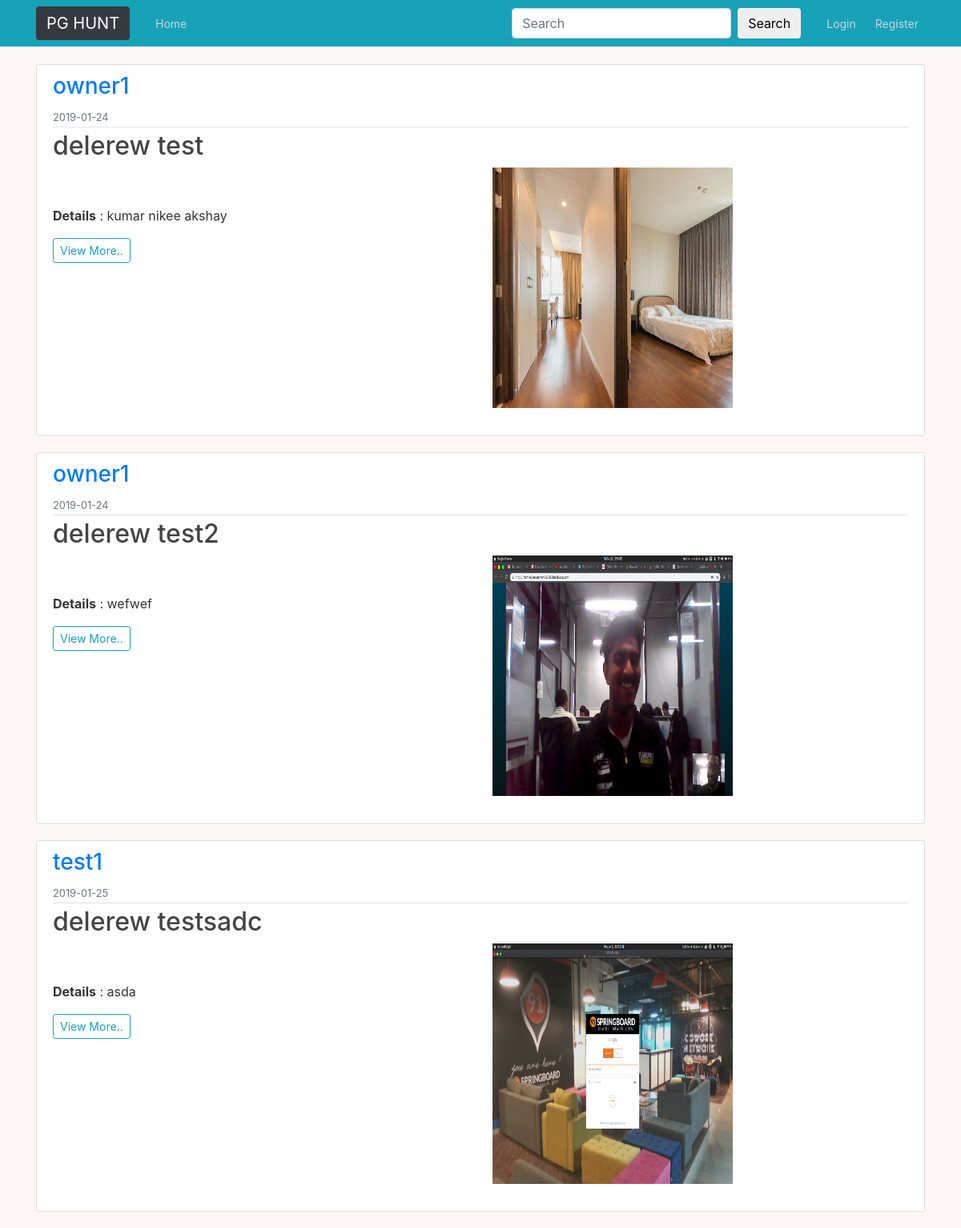
The page /home on the database its author committed.
### pghunt/models.py (models this page shows, shortened)
class SearchableMixin(object):
    @classmethod
    def search(cls, expression, page, per_page):
        ids, total = query_index(cls.__tablename__, expression, page, per_page, cls.__searchable__)
        if total == 0:
            return cls.query.filter_by(id=0), 0
        when = []
        for i in range(len(ids)):
            when.append((ids[i], i))
        return cls.query.filter(cls.id.in_(ids)).order_by(
            db.case(when, value=cls.id)), total

class Post(SearchableMixin, db.Model):
    __searchable__ = ['details', 'title', 'address']
    id = db.Column(db.Integer, primary_key=True)
    title = db.Column(db.String(100), nullable=False)
    created_at = db.Column(db.DateTime, nullable=False, default=datetime.utcnow)
    details = db.Column(db.Text, nullable=False)
    price = db.Column(db.Integer, nullable=False)
    contact = db.Column(db.Integer, nullable=False)
    address = db.Column(db.Text, nullable=False)
    pg_pic = db.Column(db.String(20), nullable=False, default='default-paying-guest-accommodations-0.jpg')
    user_id = db.Column(db.Integer, db.ForeignKey('user.id', ondelete='CASCADE'), nullable=False)

class User(db.Model, UserMixin):
    id = db.Column(db.Integer, primary_key=True)
    username = db.Column(db.String(20), unique=True, nullable=False)
    email = db.Column(db.String(120), unique=True, nullable=False)
    image_file = db.Column(db.String(20), nullable=False, default='user.png')
    password = db.Column(db.String(60), nullable=False)
    account_type = db.Column(db.String(20), nullable=False)
    posts = db.relationship('Post', backref='owner', passive_deletes=True, lazy=True)

### pghunt/routes.py (the view)
@app.route("/")
@app.route("/home")
def home():
    posts = Post.query.all()
    return render_template('home.html', posts=posts)

### pghunt/templates/home.html
{% extends "layout.html" %}
{% block content %}
    {% for post in posts %}
    <article class="media content-section">
              <div class="media-body">
              <div class="article-metadata">
                <h3 class="text-primary mr-2">{{ post.owner.username }}</h3>
                <small class="text-muted">{{ post.created_at.strftime('%Y-%m-%d') }}</small>
              </div>
              <h2 class="article-title" >{{ post.title }}</h2>
              <div class="row">
                  <div class="col-md-6 mt-5">
                      <p class="article-content"><strong>Details</strong> : {{ post.details }}</p>
                      <a class="btn btn-sm btn-outline-info" href="{{ url_for('posts', post_id=post.id) }}">View More..</a>
                  </div>
                  <div class="col-md-6">
                      <img class="mb-4 mr-4" style="height: 300px; width: 300px;" src="{{ url_for('static', filename='pg_pics/' + post.pg_pic) }}">
                  </div>
              </div>
            </div>
    </article>
    {% endfor %}
{% endblock content %}

### pghunt/templates/layout.html (shortened to what this page needs)
<!DOCTYPE html>
<html lang="en">
<head>
    <link rel="stylesheet" href="https://stackpath.bootstrapcdn.com/bootstrap/4.1.3/css/bootstrap.min.css"
>
    <link rel="stylesheet" type="text/css" href="{{ url_for('static', filename='main.css') }}" >
</head>
<body>
    <header class="site-header">
        <nav class="navbar navbar-expand-md navbar-dark bg-info fixed-top">
            <div class="container">
                <a class="navbar-brand mr-4 btn bg-dark" href="/">PG HUNT</a>
                <div class="collapse navbar-collapse" id="navbarToggle">
                    <div class="navbar-nav mr-auto">
                        <a class="nav-item nav-link btn-sm btn-outline-success" href="{{ url_for('home') }}">Home</a>
                    </div>
                    <form class="form-inline my-2 my-lg-0" method="GET" action="{{ url_for('search') }}">
                        <div class="form-group">
                            <input class="form-control mr-sm-2 " name="s" type="search" placeholder="Search" aria-label="Search">
                            <button class="btn btn-secondary-success my-2 my-sm-0 mr-4" type="submit">Search</button>
                    </form>
                    <div class="navbar-nav">
                        {% if current_user.is_authenticated %}
                            {% if current_user.account_type == 'pg_owner' %}
                                <a class="nav-item nav-link btn-sm btn-outline-success" href="{{ url_for('myposts') }}">My Posts</a>
                                <a class="nav-item nav-link btn-sm btn-outline-success" href="{{ url_for('new') }}">New Post</a>
                                <a class="nav-item nav-link btn-sm btn-outline-success" href="{{ url_for('accounts') }}">Account</a>
                                <a class="nav-item nav-link btn-sm btn-outline-success" href="{{ url_for('logout') }}">Logout</a>
                            {% else %}
                                <a class="nav-item nav-link btn-sm btn-outline-success" href="{{ url_for('accounts') }}">Account</a>
                                <a class="nav-item nav-link btn-sm btn-outline-success" href="{{ url_for('logout') }}">Logout</a>
                            {% endif %}
                        {% else %}
                            <a class="nav-item nav-link btn-sm btn-outline-success mr-2" href="{{ url_for('login') }}">Login</a>
                            <a class="nav-item nav-link btn-sm btn-outline-success" href="{{ url_for('register') }}">Register</a>
                        {% endif %}
                    </div>
                </div>
            </div>
        </nav>
    </header>
    <main role="main" class="container">
        <div class="row">
            <div class="col-md-12">
                {% block content %}{% endblock %}
    </main>
</body>
</body>
</html>

### pghunt/static/main.css (style rules this page uses)
body { background: #fff6f6; color: #333333; margin-top: 5rem; }
h1, h2, h3, h4, h5, h6 { color: #585858; }
.site-header .navbar-nav .nav-link { color: #cbd5db; }
.content-section { background: #ffffff; padding: 10px 20px; border: 1px solid #dddddd; border-radius: 3px; margin-bottom: 20px; }
.article-title { color: #444444; }
.article-content { white-space: pre-line; }
.article-metadata { padding-bottom: 1px; margin-bottom: 4px; border-bottom: 1px solid #e3e3e3 }

### rows shown on the page
Post: owner.username "owner1", created_at "2019-01-24", title "delerew test", details "kumar nikee akshay", pg_pic (placeholder picture)
Post: owner.username "owner1", created_at "2019-01-24", title "delerew test2", details "wefwef", pg_pic (picture)
Post: owner.username "test1", created_at "2019-01-25", title "delerew testsadc", details "asda", pg_pic (picture)
